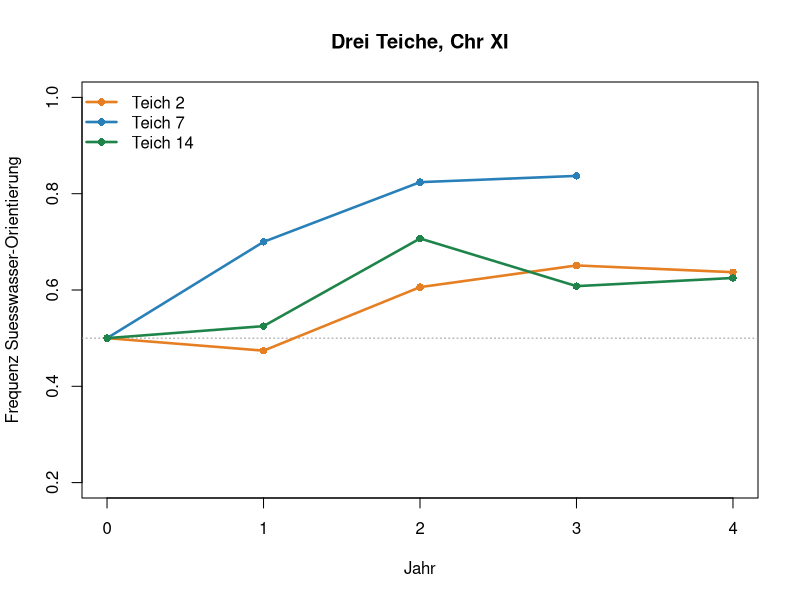
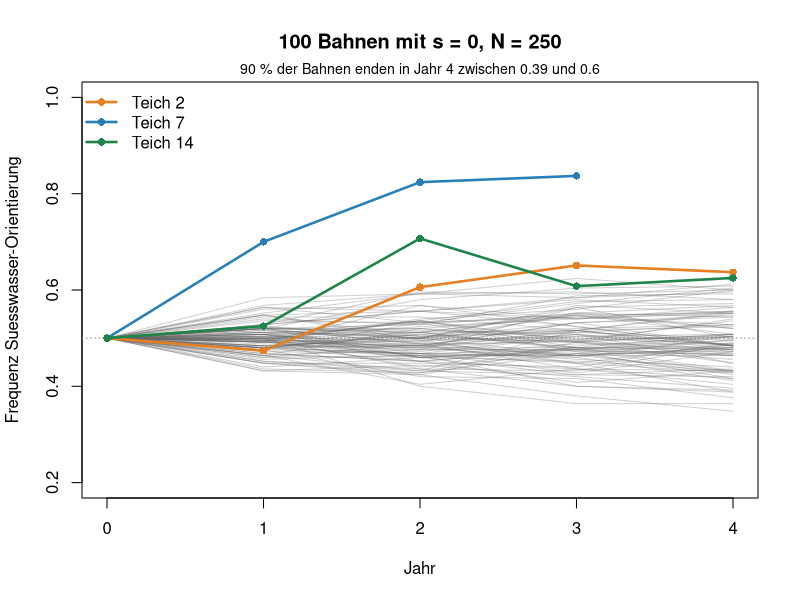
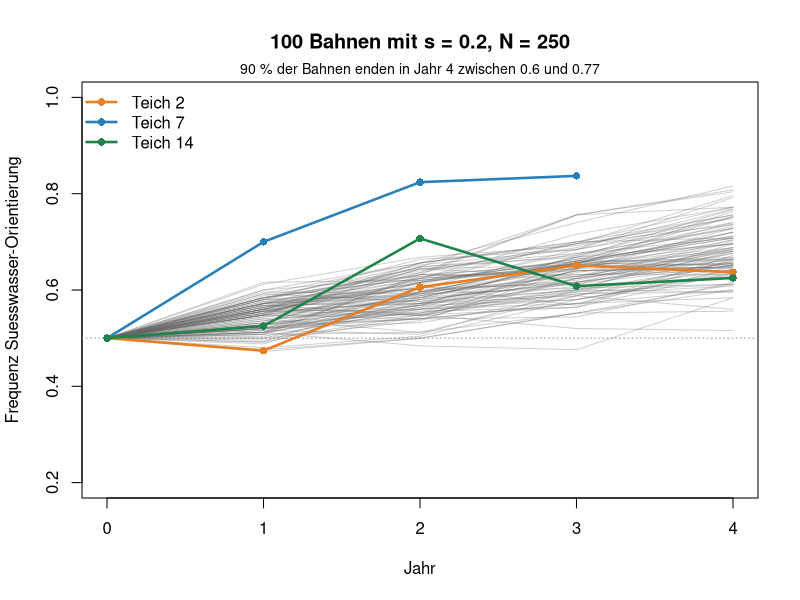

Recreate these plots in R, in order.
## ---- chunk 1
teiche <- read.csv("data/pond-chrxi.csv")
teiche
## ---- chunk 2
#| code-fold: true
#| code-summary: "Hilfsfunktionen (nicht verändern)"
teich_farben <- c("2" = "#e67e22", "7" = "#2980b9", "14" = "#1e8449")

# Selektion wie Woche 6 (haploid): aus p wird p_strich
selektion <- function(p, s) p * (1 + s) / (1 + p * s)

# Eine Bahn: jedes Jahr Selektion, dann Zufall (N Kopien ziehen)
simuliere_bahn <- function(s, N, jahre = 4) {
  p <- numeric(jahre + 1)
  p[1] <- 0.5
  for (t in seq_len(jahre)) {
    p_strich <- selektion(p[t], s)
    p[t + 1] <- rbinom(1, N, p_strich) / N
  }
  p
}

zeige_teiche <- function() {
  for (id in c(2, 7, 14)) {
    d <- teiche[teiche$pond == id, ]
    lines(d$year, d$p, lwd = 2.5, col = teich_farben[as.character(id)])
    points(d$year, d$p, pch = 16, col = teich_farben[as.character(id)])
  }
  legend("topleft", paste("Teich", c(2, 7, 14)), col = teich_farben,
         lwd = 2.5, pch = 16, bty = "n")
}

zeige_wolke <- function(s, N, n_bahnen = 100) {
  plot(NA, xlim = c(0, 4), ylim = c(0.2, 1), xlab = "Jahr",
       ylab = "Frequenz Suesswasser-Orientierung",
       main = paste0(n_bahnen, " Bahnen mit s = ", s, ", N = ", N))
  abline(h = 0.5, lty = 3, col = "grey60")
  ende <- numeric(n_bahnen)
  for (i in seq_len(n_bahnen)) {
    p <- simuliere_bahn(s, N)
    lines(0:4, p, col = adjustcolor("grey40", 0.3))
    ende[i] <- p[5]
  }
  zeige_teiche()
  bereich <- round(quantile(ende, c(0.05, 0.95)), 2)
  mtext(paste0("90 % der Bahnen enden in Jahr 4 zwischen ",
               bereich[1], " und ", bereich[2]),
        side = 3, line = 0.2, cex = 0.85)
}
## ---- chunk 3
#| fig-height: 4.4
#| fig-width: 7.5
plot(NA, xlim = c(0, 4), ylim = c(0.2, 1), xlab = "Jahr",
     ylab = "Frequenz Suesswasser-Orientierung", main = "Drei Teiche, Chr XI")
abline(h = 0.5, lty = 3, col = "grey60")
zeige_teiche()
## ---- chunk 4
rbinom(10, size = 250, prob = 0.5)
## ---- chunk 5
simuliere_bahn(s = 0, N = 250)
## ---- chunk 6
#| fig-height: 4.6
#| fig-width: 7.5
set.seed(9)
zeige_wolke(s = 0, N = 250)
## ---- chunk 7
#| fig-height: 4.6
#| fig-width: 7.5
set.seed(11)
zeige_wolke(s = 0.2, N = 250)   # hier s ändern
